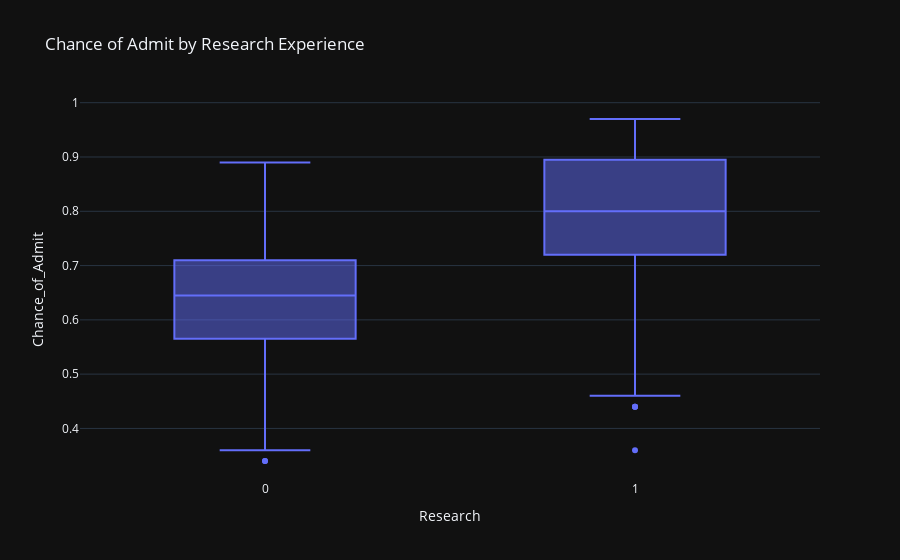

Source (notebook cell):
### Code cell
fig = px.box(adm_data, x="Research", y="Chance_of_Admit", title="Chance of Admit by Research Experience")
fig.update_layout(template='plotly_dark')
fig.show(renderer='vscode')

### Figure 1 — Plotly figure (JSON) as saved in the notebook; plotly's stock layout.template omitted (floating-point values rounded to 4 significant figures; data arrays with more than 128 entries replaced by an {"elided": "..."} marker saying what was removed)
{"data": [{"alignmentgroup": "True", "hovertemplate": "Research=%{x}<br>Chance_of_Admit=%{y}<extra></extra>", "legendgroup": "", "marker": {"color": "#636efa"}, "name": "", "notched": false, "offsetgroup": "", "orientation": "v", "showlegend": false, "type": "box", "x": {"elided": "500 int values"}, "x0": " ", "xaxis": "x", "y": {"elided": "500 float values"}, "y0": " ", "yaxis": "y"}], "layout": {"boxmode": "group", "legend": {"tracegroupgap": 0}, "title": {"text": "Chance of Admit by Research Experience"}, "xaxis": {"anchor": "y", "domain": [0, 1], "title": {"text": "Research"}}, "yaxis": {"anchor": "x", "domain": [0, 1], "title": {"text": "Chance_of_Admit"}}}}
